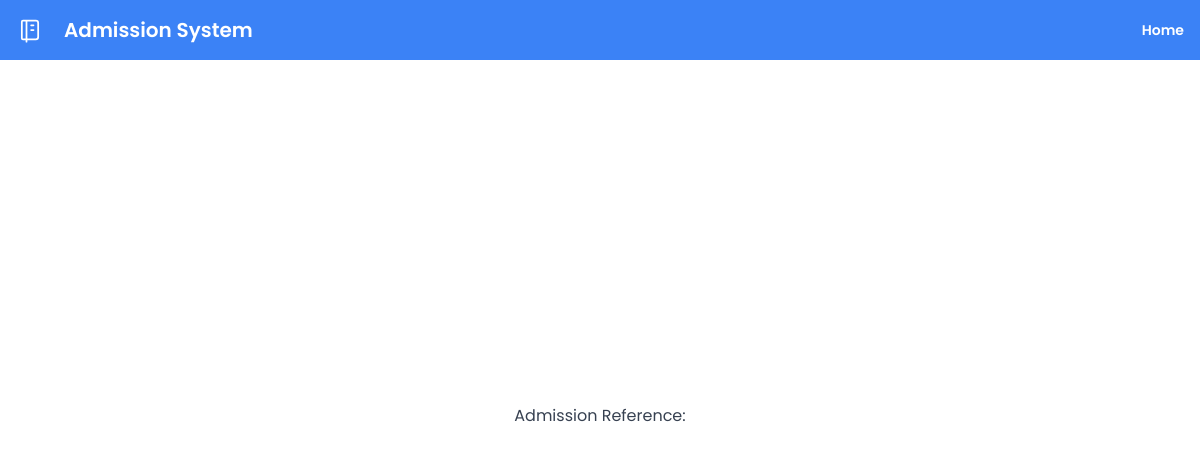
The app's page /admission-reference/9, older data.
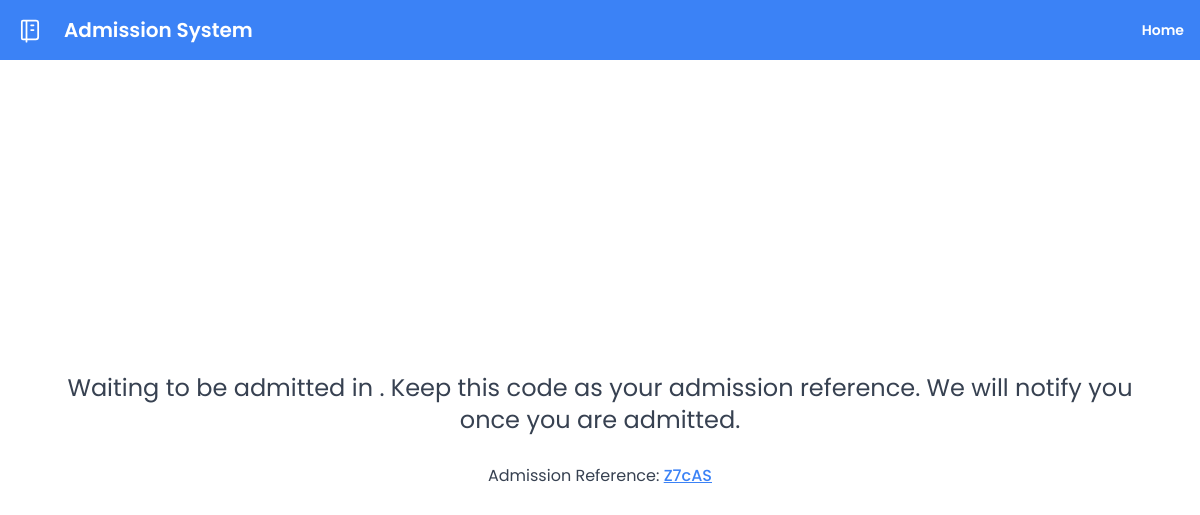
The same page, newer data.
### tables this page shows
CREATE TABLE "registrations" (
	"reference"	TEXT NOT NULL UNIQUE,
	"first_name"	TEXT,
	"course"	TEXT,
	"email"	TEXT,
	"phone"	TEXT,
	"tel"	TEXT,
	"dob"	TEXT,
	"status"	TEXT,
	"middle_name"	TEXT,
	"last_name"	TEXT,
	"sex"	TEXT,
	"address"	TEXT,
	"emergency_contact_name"	TEXT,
	"emergency_contact_number"	TEXT,
	"emergency_contact_relation"	TEXT,
	"id"	INTEGER,
	PRIMARY KEY("id" AUTOINCREMENT),
	FOREIGN KEY("course") REFERENCES "courses"("code")
);

### index.py (the view)
@app.route('/admission-reference/<int:id>')
def admission_reference(id):
    data = get_admission(id)
    return render_template('adrefscreen.html', admissions=data, id=id)

### data.py (called while the page is built)
def connect_db(path):
    conn = sqlite3.connect(path)
    conn.row_factory = sqlite3.Row
    return (conn, conn.cursor())

def get_admission(id):
    conn, cur = connect_db(db_path)
    query = 'SELECT * FROM registrations WHERE id=?'
    values = (id,)
    row = cur.execute(query, values).fetchone()
    conn.close()
    return row

### templates/adrefscreen.html (shortened to what this page needs)
{% extends "base.html" %} {% block content %}
<body>
  <div class="flex flex-col h-screen">
    <div class="shrink-0">{% include 'nav.html' %}</div>
    <div class="h-full grow flex flex-col justify-center">
      <div class="px-7 pb-7 text-gray-700">
        {% if admissions.status == "pending" %}
        <p class="text-center text-2xl text-gray-700 p-7">
          Waiting to be admitted in {{ admissions.subject }}. Keep this code as
          your admission reference. We will notify you once you are admitted.
        </p>
        {% endif %}
        <div class="text-center">
          Admission Reference:
          <span class="text-blue-500 font-medium underline"
            >{{ admissions.reference }}</span
          >
        </div>
      </div>
    </div>
  </div>
</body>
{% endblock %}

### templates/base.html (shortened to what this page needs)
<!DOCTYPE html>
<html lang="en">
  <head>
    <script src="https://cdn.tailwindcss.com"></script>
    <link rel="stylesheet" href="sweetalert2.min.css" />
  </head>
  {% block content %} {% endblock %}
</html>

### templates/nav.html (shortened to what this page needs)
<header
  class="relative flex flex-wrap sm:justify-start sm:flex-nowrap z-50 w-full text-sm py-4 bg-blue-500 text-white"
>
  <nav
    class="max-w-[85rem] w-full mx-auto px-4 sm:flex sm:items-center sm:justify-between"
    aria-label="Global"
  >
    <div class="flex items-center justify-between">
      <div class="flex flex-shrink-0 items-center">
        <a href="/" class="text-white">
        </a>
      </div>
      <a
        class="flex-none sm:ml-5 text-xl font-semibold dark:text-white"
        href="/"
        >Admission System</a
      >
    </div>
    <div
      id="navbar-with-mega-menu"
      class="hs-collapse hidden overflow-hidden transition-all duration-300 basis-full grow sm:block"
    >
      <div
        class="flex flex-col gap-5 mt-5 sm:flex-row sm:items-center sm:justify-end sm:mt-0 sm:pl-5"
      >
        <a class="font-semibold hover:text-gray-400 text-white" href="/"
          >Home</a
        >
      </div>
    </div>
  </nav>
</header>

### templates/base.html (style rules this page uses)
body { font-family: "Poppins", sans-serif; }

Row changes from the older to the newer data that the page shows:
added registrations: reference "Z7cAS"
Text that changed along with them:
text now shown: "Waiting to be admitted in . Keep this code as your admission reference. We will notify you once you are admitted."
